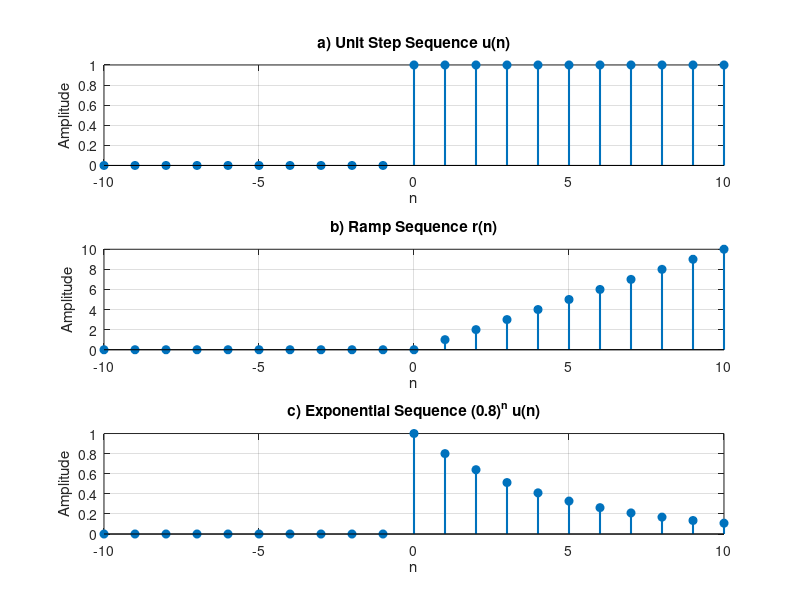
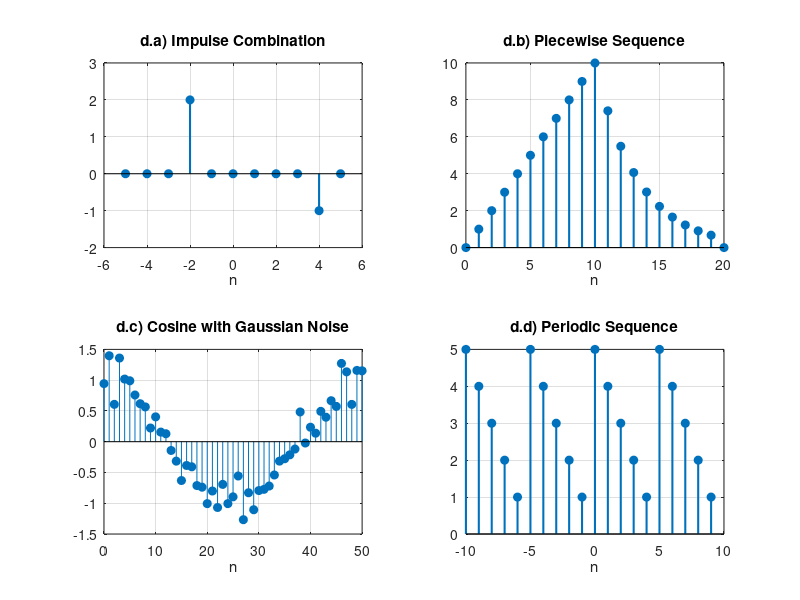
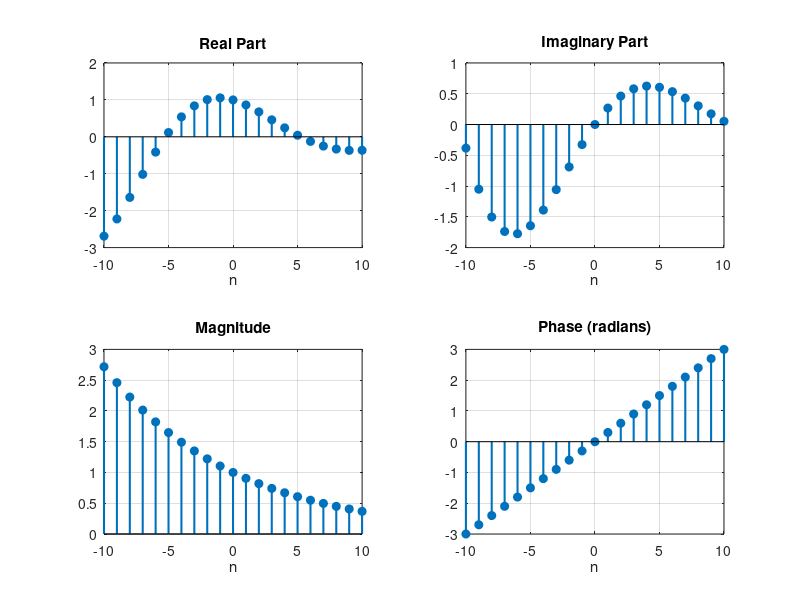

The MATLAB script that drew these images, in order:
% Clear workspace and close existing figures
clc;
clear;
close all;

% --- Helper Functions (defined as anonymous functions) ---
% Unit Step Function: u(n) = 1 for n >= 0, else 0
u = @(n) n >= 0;
% Impulse Function: delta(n) = 1 for n == 0, else 0
delta = @(n) n == 0;

%% Part (a), (b), (c): Basic Sequences
% Let's define an arbitrary range for these demonstration signals
n_basic = -10:10;

figure('Name', 'Basic Sequences', 'Color', 'w');

% a) Unit Step Sequence
subplot(3,1,1);
x_step = u(n_basic); 
stem(n_basic, x_step, 'filled', 'LineWidth', 1.5);
title('a) Unit Step Sequence u(n)');
xlabel('n'); ylabel('Amplitude'); grid on;

% b) Ramp Sequence: r(n) = n * u(n)
subplot(3,1,2);
x_ramp = n_basic .* u(n_basic);
stem(n_basic, x_ramp, 'filled', 'LineWidth', 1.5);
title('b) Ramp Sequence r(n)');
xlabel('n'); ylabel('Amplitude'); grid on;

% c) Exponential Sequence: e.g., x(n) = (0.8)^n * u(n)
subplot(3,1,3);
x_exp = (0.8).^n_basic .* u(n_basic);
stem(n_basic, x_exp, 'filled', 'LineWidth', 1.5);
title('c) Exponential Sequence (0.8)^n u(n)');
xlabel('n'); ylabel('Amplitude'); grid on;


%% Part (d): Specific Sequences over indicated intervals
figure('Name', 'Part D Sequences', 'Color', 'w');

% d.a) x(n) = 2*delta(n+2) - delta(n-4), -5 <= n <= 5
subplot(2,2,1);
n_a = -5:5;
x_a = 2*delta(n_a + 2) - delta(n_a - 4);
stem(n_a, x_a, 'filled', 'LineWidth', 1.5);
title('d.a) Impulse Combination');
xlabel('n'); grid on; axis([-6 6 -2 3]);

% d.b) x(n) = n[u(n)-u(n-10)] + 10e^-0.3(n-10)[u(n-10)-u(n-20)]
subplot(2,2,2);
n_b = 0:20;
% Note: Using logical indexing for the windows
term1 = n_b .* (u(n_b) - u(n_b - 10)); 
term2 = 10 * exp(-0.3*(n_b - 10)) .* (u(n_b - 10) - u(n_b - 20));
x_b = term1 + term2;
stem(n_b, x_b, 'filled', 'LineWidth', 1.5);
title('d.b) Piecewise Sequence');
xlabel('n'); grid on;

% d.c) x(n) = cos(0.04*pi*n) + 0.2w(n), 0 <= n <= 50
% w(n) is Gaussian noise (zero mean, unit variance)
subplot(2,2,3);
n_c = 0:50;
w_n = randn(size(n_c)); % randn generates Gaussian noise
x_c = cos(0.04*pi*n_c) + 0.2*w_n;
stem(n_c, x_c, 'filled');
title('d.c) Cosine with Gaussian Noise');
xlabel('n'); grid on;

% d.d) Periodic sequence {5,4,3,2,1} repeated
% Interval: -10 <= n <= 9 (Total 20 samples)
subplot(2,2,4);
n_d = -10:9;
pattern = [5, 4, 3, 2, 1];
% The range is length 20. Pattern is length 5. It fits 4 times.
x_d = repmat(pattern, 1, 4); 
stem(n_d, x_d, 'filled', 'LineWidth', 1.5);
title('d.d) Periodic Sequence');
xlabel('n'); grid on;


%% Part (e): Complex-valued signal
% x(n) = exp((-0.1 + j0.3)n), -10 <= n <= 10
figure('Name', 'Complex Signal', 'Color', 'w');
n_e = -10:10;
x_e = exp((-0.1 + 1j*0.3) .* n_e);

% Complex signals have Real/Imaginary parts or Magnitude/Phase
subplot(2,2,1);
stem(n_e, real(x_e), 'filled', 'LineWidth', 1.5);
title('Real Part'); xlabel('n'); grid on;

subplot(2,2,2);
stem(n_e, imag(x_e), 'filled', 'LineWidth', 1.5);
title('Imaginary Part'); xlabel('n'); grid on;

subplot(2,2,3);
stem(n_e, abs(x_e), 'filled', 'LineWidth', 1.5);
title('Magnitude'); xlabel('n'); grid on;

subplot(2,2,4);
stem(n_e, angle(x_e), 'filled', 'LineWidth', 1.5);
title('Phase (radians)'); xlabel('n'); grid on;
